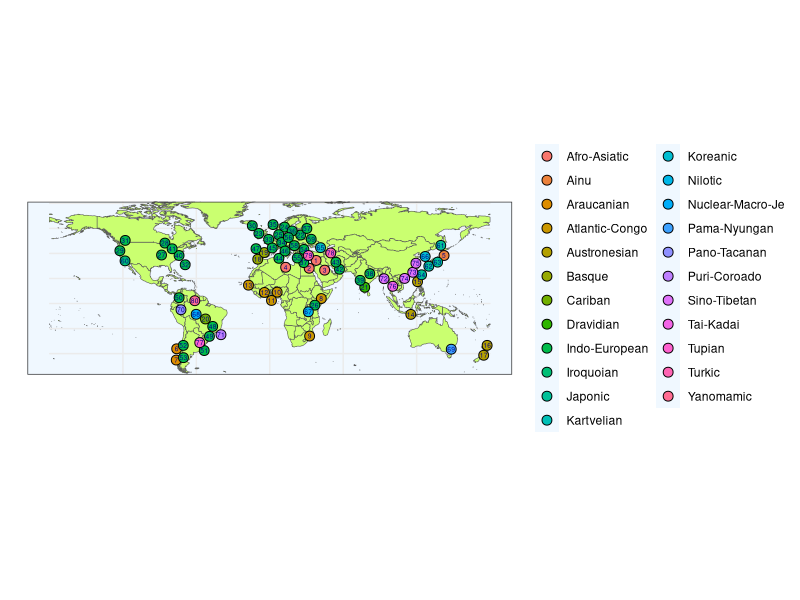

Reproduce this figure in R. (Note: this script raises an error after producing the figure.)
##
library(ggplot2)
library(sf)
library(rnaturalearth)
library(rnaturalearthdata)
library(gridExtra)
library(grid)

##
INTERVAL <- 6

SUBGROUPING <- TRUE

##
collabT <- read.csv('./data/CollaboratorsPlotData.csv')

langlabel <- data.frame(Name = collabT$Name,
                        Lang = collabT$ProvidedLanguageName,
                        LangAdditional = collabT$GlottologL1Name,
                        Genus = collabT$WalsGenusName,
                        Family = collabT$LanguageFamily,
                        Longitude = collabT$Longitude,
                        Latitude = collabT$Latitude,
                        Place = collabT$PlaceName,
                        Flag = collabT$Choice,
                        ID = 0)

langlabel <- langlabel[langlabel$Flag == 1, ]

langlabel$Lang[langlabel$Lang == "Hebrew"] <- langlabel$LangAdditional[langlabel$Lang == "Hebrew"]
langlabel$Lang[langlabel$Lang == "Amami dialect"] <- langlabel$LangAdditional[langlabel$Lang == "Amami dialect"]
langlabel$Lang[langlabel$Lang == "Arabic"] <- langlabel$LangAdditional[langlabel$Lang == "Arabic"]
langlabel$Lang[langlabel$Lang == "Persian"] <- langlabel$LangAdditional[langlabel$Lang == "Persian"]
langlabel$Lang[langlabel$Lang == "Farsi"] <- langlabel$LangAdditional[langlabel$Lang == "Farsi"]

if (SUBGROUPING) {
  langlabel$FamilyTmp <- langlabel$Family
  idx <- langlabel$Family == "Indo-European" | langlabel$Family == "Atlantic-Congo" | langlabel$Family == "Sino-Tibetan"
  langlabel$Family[idx] <- paste(langlabel$Family[idx], ": ", langlabel$Genus[idx], sep = "")
}

langlabel <- langlabel[order(langlabel$Family, langlabel$Lang, langlabel$Place), ]
langlabel$ID <- 1:nrow(langlabel)

if (SUBGROUPING) {
  tmp <- langlabel$Family
  langlabel$Family <- langlabel$FamilyTmp
  langlabel$FamilyTmp <- tmp
}

dodge <- TRUE
while (dodge) {
  dodge <- FALSE
  
  for (i in 1:nrow(langlabel)) {
    fun_i <- function(x) sqrt(sum((as.numeric(x) - as.numeric(langlabel[i, 6:7]))^2))
    d <- apply(langlabel[, 6:7], MARGIN = 1, FUN = fun_i)
    
    st <- sort(d, decreasing = FALSE, index = TRUE)
    d_st <- st$x
    idx <- st$ix
    
    j <- 2
    if (d_st[j] < INTERVAL) {
      dir <- sign(langlabel$Latitude[i] - langlabel$Latitude[idx[j]])
      if (dir == 0) {
        dir <- 1
      }
      langlabel$Latitude[i] <- langlabel$Latitude[i] + sqrt(INTERVAL + 1)*dir
      
      dir <- sign(langlabel$Longitude[i] - langlabel$Longitude[idx[j]])
      if (dir == 0) {
        dir <- 1
      }
      langlabel$Longitude[i] <- langlabel$Longitude[i] + sqrt(INTERVAL + 1)*dir
      
      dodge <- TRUE
    }
  }
}

print("dodging...OK")

##
theme_set(theme_bw())
world <- ne_countries(scale = "medium", returnclass = "sf")

##
gobj<- ggplot(data = world) +
  geom_sf(fill= "darkolivegreen1") +
  geom_point(data = langlabel, aes(x = Longitude, y = Latitude, fill = Family),
             size = 3.0, shape = 21) +
  geom_text(data = langlabel, aes(x=Longitude, y=Latitude, label=ID),
            size = 1.7, color = "darkblue", check_overlap = FALSE) + 
  xlab("") + ylab("") + ylim(c(-50.5, 75)) + 
  theme(axis.ticks.x = element_blank(), axis.text.x = element_blank(), legend.title = element_blank()) +
  theme(panel.background = element_rect(fill = "aliceblue"))

##
FamilyList <- unique(langlabel$Family)
langtable <- vector(mode = "list", length = length(FamilyList))
for (i in 1:length(FamilyList)) {
  idx <- langlabel$Family == FamilyList[i]
  langtable[[i]] <- tableGrob(cbind(langlabel[idx, 5], langlabel[idx, 1]))
}

##
ggsave(file = "./output/CollabMap.png", plot = gobj, width = 8, height = 7)
write.csv(file = "./output/langlabel.csv", langlabel)

##
ggColorHue <- function(n, l=65) {
  hues <- seq(15, 375, length=n+1)
  hcl(h=hues, l=l, c=100)[1:n]
}

cols <- ggColorHue(n = length(unique(langlabel$Family)))
col2rgb(cols)
scales::show_col(cols)
